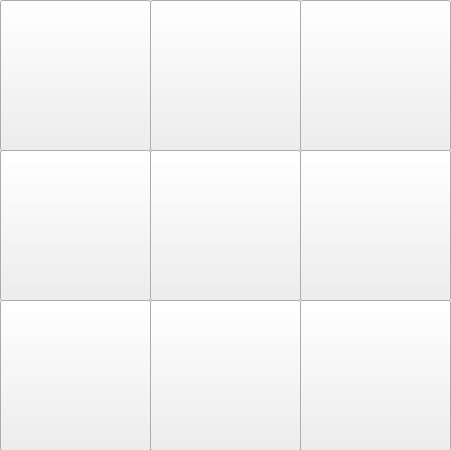
<?xml version="1.0" encoding="UTF-8"?>
<ui version="4.0">
 <class>Game</class>
 <widget class="QWidget" name="Game">
  <property name="geometry">
   <rect>
    <x>0</x>
    <y>0</y>
    <width>451</width>
    <height>450</height>
   </rect>
  </property>
  <property name="windowTitle">
   <string>Form</string>
  </property>
  <widget class="QWidget" name="widget" native="true">
   <property name="geometry">
    <rect>
     <x>0</x>
     <y>0</y>
     <width>451</width>
     <height>451</height>
    </rect>
   </property>
   <property name="styleSheet">
    <string notr="true">background-image: url(:/images/board.jpg);</string>
   </property>
   <widget class="QPushButton" name="pushButton_1">
    <property name="geometry">
     <rect>
      <x>0</x>
      <y>0</y>
      <width>151</width>
      <height>151</height>
     </rect>
    </property>
    <property name="styleSheet">
     <string notr="true">color: rgb(255, 255, 255);
font: 80pt &quot;Segoe UI&quot;;</string>
    </property>
    <property name="text">
     <string/>
    </property>
   </widget>
   <widget class="QPushButton" name="pushButton_2">
    <property name="geometry">
     <rect>
      <x>150</x>
      <y>0</y>
      <width>151</width>
      <height>151</height>
     </rect>
    </property>
    <property name="styleSheet">
     <string notr="true">color: rgb(255, 255, 255);
font: 80pt &quot;Segoe UI&quot;;</string>
    </property>
    <property name="text">
     <string/>
    </property>
   </widget>
   <widget class="QPushButton" name="pushButton_3">
    <property name="geometry">
     <rect>
      <x>300</x>
      <y>0</y>
      <width>151</width>
      <height>151</height>
     </rect>
    </property>
    <property name="styleSheet">
     <string notr="true">color: rgb(255, 255, 255);
font: 80pt &quot;Segoe UI&quot;;</string>
    </property>
    <property name="text">
     <string/>
    </property>
   </widget>
   <widget class="QPushButton" name="pushButton_4">
    <property name="geometry">
     <rect>
      <x>0</x>
      <y>150</y>
      <width>151</width>
      <height>151</height>
     </rect>
    </property>
    <property name="styleSheet">
     <string notr="true">color: rgb(255, 255, 255);
font: 80pt &quot;Segoe UI&quot;;</string>
    </property>
    <property name="text">
     <string/>
    </property>
   </widget>
   <widget class="QPushButton" name="pushButton_5">
    <property name="geometry">
     <rect>
      <x>150</x>
      <y>150</y>
      <width>151</width>
      <height>151</height>
     </rect>
    </property>
    <property name="styleSheet">
     <string notr="true">color: rgb(255, 255, 255);
font: 80pt &quot;Segoe UI&quot;;</string>
    </property>
    <property name="text">
     <string/>
    </property>
   </widget>
   <widget class="QPushButton" name="pushButton_6">
    <property name="geometry">
     <rect>
      <x>300</x>
      <y>150</y>
      <width>151</width>
      <height>151</height>
     </rect>
    </property>
    <property name="styleSheet">
     <string notr="true">color: rgb(255, 255, 255);
font: 80pt &quot;Segoe UI&quot;;</string>
    </property>
    <property name="text">
     <string/>
    </property>
   </widget>
   <widget class="QPushButton" name="pushButton_7">
    <property name="geometry">
     <rect>
      <x>0</x>
      <y>300</y>
      <width>151</width>
      <height>151</height>
     </rect>
    </property>
    <property name="styleSheet">
     <string notr="true">color: rgb(255, 255, 255);
font: 80pt &quot;Segoe UI&quot;;</string>
    </property>
    <property name="text">
     <string/>
    </property>
   </widget>
   <widget class="QPushButton" name="pushButton_8">
    <property name="geometry">
     <rect>
      <x>150</x>
      <y>300</y>
      <width>151</width>
      <height>151</height>
     </rect>
    </property>
    <property name="styleSheet">
     <string notr="true">color: rgb(255, 255, 255);
font: 80pt &quot;Segoe UI&quot;;</string>
    </property>
    <property name="text">
     <string/>
    </property>
   </widget>
   <widget class="QPushButton" name="pushButton_9">
    <property name="geometry">
     <rect>
      <x>300</x>
      <y>300</y>
      <width>151</width>
      <height>151</height>
     </rect>
    </property>
    <property name="styleSheet">
     <string notr="true">color: rgb(255, 255, 255);
font: 80pt &quot;Segoe UI&quot;;</string>
    </property>
    <property name="text">
     <string/>
    </property>
   </widget>
  </widget>
 </widget>
 <resources/>
 <connections/>
</ui>
